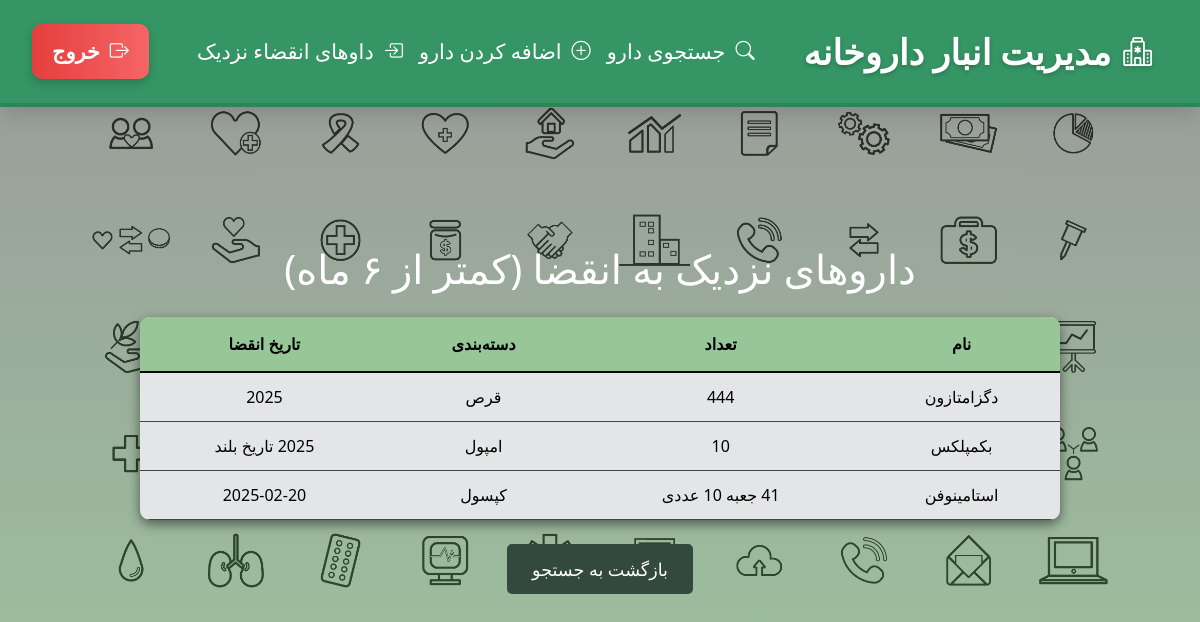
Screenshot of /expired-drugs (signed in) with the database file from the repository.
### index_module/models.py (models this page shows, shortened)
class Drugs(models.Model):
    name = models.CharField(max_length=200, verbose_name='نام دارو')
    category = models.CharField(max_length=200, verbose_name='دسته بندی دارو', null=True, blank=True)
    expiration_date = models.CharField(max_length=200 ,verbose_name='تاریخ انقضا دارو', null=True, blank=True)
    number = models.CharField(max_length=200 , verbose_name='تعداد دارو')
    description = models.CharField(max_length=400, verbose_name='توضیحات برای این دارو', null=True, blank=True)
    date_in_warehouse = models.CharField(max_length=200,verbose_name='تاریخ ورود دارو به انبار', null=True, blank=True)
    user = models.ForeignKey(settings.AUTH_USER_MODEL, on_delete=models.CASCADE, related_name='drugs', null=True)
    class Meta:
        verbose_name = 'داروها'
        verbose_name_plural = 'داروهای داروخانه'

### index_module/views.py (the view)
# urls.py: path('expired-drugs' , views.ExpiredDrugsView.as_view() , name = 'expired-drugs'),
class ExpiredDrugsView(LoginRequiredMixin,ListView):
    model = Drugs
    template_name = 'index_module/expired_drugs.html'
    context_object_name = 'expired_medicines'
    def get_queryset(self):
        today = timezone.now().date()
        six_month_later = today + timedelta(days=180)
        return Drugs.objects.filter(user=self.request.user,expiration_date__lte=six_month_later)
    def get_context_data(self, **kwargs):
        context = super().get_context_data(**kwargs)
        context['six_month_later'] = timezone.now().date() + timedelta(days=180)
        return context

### index_module/templates/index_module/expired_drugs.html (shortened to what this page needs)
{% extends 'shared/base.html' %}
{% block content %}
    <div class="container mt-5">
        <h2 class="text-white text-center mb-4 animated-title">داروهای نزدیک به انقضا (کمتر از ۶ ماه)</h2>
        {% if expired_medicines %}
            <div class="table-container">
                <table class="table-modern">
                    <thead>
                        <tr>
                            <th>نام</th>
                            <th>تعداد</th>
                            <th>دسته‌بندی</th>
                            <th>تاریخ انقضا</th>
                        </tr>
                    </thead>
                    <tbody>
                        {% for medicine in expired_medicines %}
                            <tr>
                                <td>{{ medicine.name }}</td>
                                <td>{{ medicine.number }}</td>
                                <td>{{ medicine.category|default:"ندارد" }}</td>
                                <td>{{ medicine.expiration_date }}</td>
                            </tr>
                        {% endfor %}
                    </tbody>
                </table>
            </div>
        {% else %}
            <div class="alert alert-info text-white text-center p-4">
                هیچ دارویی با تاریخ انقضا نزدیک وجود ندارد.
            </div>
        {% endif %}
        <div class="text-center mt-4">
            <a href="{% url 'search_drug' %}" class="btn-modern">بازگشت به جستجو</a>
        </div>
    </div>
{% endblock %}

### index_module/templates/index_module/expired_drugs.html (style rules this page uses)
.container { max-width: 1000px; margin: 50px auto; padding: 20px; }
.animated-title { font-size: 2.5rem; color: #ffffff; animation: fadeIn 1s ease-in-out; }
.table-container { overflow-x: auto; border-radius: 10px; box-shadow: 0 4px 12px rgba(0, 0, 0, 0.5); }
.table-modern { width: 100%; border-collapse: separate; border-spacing: 0; background-color: #e3e5e6; color: #000000; }
.table-modern th { background-color: #97c699; padding: 15px; text-align: center; border-bottom: 2px solid #050607; font-weight: bold; }
.table-modern td { padding: 12px; text-align: center; vertical-align: middle; border-bottom: 1px solid #40444b; }
.btn-modern { background-color: #33493d; color: #ffffff; padding: 12px 25px; border: none; border-radius: 5px; text-decoration: none; font-size: 1.1rem; transition: all 0.3s ease; display: inline-block; }

### rows the page displays
Drugs: name "دگزامتازون", number "444", category "قرص", expiration_date "2025"
Drugs: name "بکمپلکس", number "10", category "امپول", expiration_date "2025 تاریخ بلند"
Drugs: name "استامینوفن", number "41 جعبه 10 عددی", category "کپسول", expiration_date "2025-02-20"
